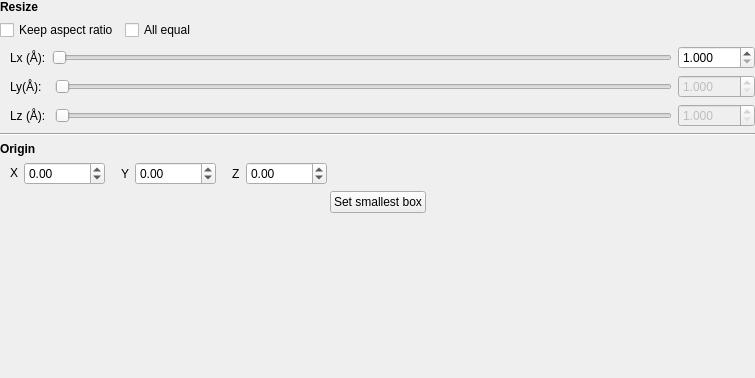
                 <widget class="QWidget" name="editBoxPage">
                  <property name="geometry">
                   <rect>
                    <x>0</x>
                    <y>0</y>
                    <width>755</width>
                    <height>378</height>
                   </rect>
                  </property>
                  <attribute name="label">
                   <string>Edit Box</string>
                  </attribute>
                  <layout class="QVBoxLayout" name="verticalLayout_6">
                   <property name="spacing">
                    <number>6</number>
                   </property>
                   <property name="leftMargin">
                    <number>0</number>
                   </property>
                   <property name="topMargin">
                    <number>0</number>
                   </property>
                   <property name="rightMargin">
                    <number>0</number>
                   </property>
                   <property name="bottomMargin">
                    <number>0</number>
                   </property>
                   <item>
                    <layout class="QVBoxLayout" name="verticalLayout_24">
                     <item>
                      <widget class="QLabel" name="resizeLabel_3">
                       <property name="font">
                        <font>
                         <weight>75</weight>
                         <bold>true</bold>
                        </font>
                       </property>
                       <property name="text">
                        <string>Resize</string>
                       </property>
                      </widget>
                     </item>
                     <item>
                      <layout class="QVBoxLayout" name="verticalLayout_25">
                       <item>
                        <layout class="QHBoxLayout" name="horizontalLayout_5">
                         <item>
                          <widget class="QCheckBox" name="ratioPCheckBox">
                           <property name="font">
                            <font>
                             <italic>false</italic>
                            </font>
                           </property>
                           <property name="text">
                            <string>Keep aspect ratio</string>
                           </property>
                           <property name="checked">
                            <bool>false</bool>
                           </property>
                          </widget>
                         </item>
                         <item>
                          <widget class="QCheckBox" name="equalCheckBox">
                           <property name="font">
                            <font>
                             <italic>false</italic>
                            </font>
                           </property>
                           <property name="text">
                            <string>All equal</string>
                           </property>
                          </widget>
                         </item>
                         <item>
                          <spacer name="horizontalSpacer_16">
                           <property name="orientation">
                            <enum>Qt::Horizontal</enum>
                           </property>
                           <property name="sizeHint" stdset="0">
                            <size>
                             <width>40</width>
                             <height>20</height>
                            </size>
                           </property>
                          </spacer>
                         </item>
                        </layout>
                       </item>
                       <item>
                        <layout class="QHBoxLayout" name="horizontalLayout_7"/>
                       </item>
                       <item>
                        <layout class="QHBoxLayout" name="horizontalLayout_11">
                         <item>
                          <spacer name="horizontalSpacer_18">
                           <property name="orientation">
                            <enum>Qt::Horizontal</enum>
                           </property>
                           <property name="sizeType">
                            <enum>QSizePolicy::Minimum</enum>
                           </property>
                           <property name="sizeHint" stdset="0">
                            <size>
                             <width>10</width>
                             <height>20</height>
                            </size>
                           </property>
                          </spacer>
                         </item>
                         <item>
                          <widget class="QLabel" name="lengthLabel_2">
                           <property name="enabled">
                            <bool>true</bool>
                           </property>
                           <property name="font">
                            <font>
                             <italic>false</italic>
                            </font>
                           </property>
                           <property name="text">
                            <string>Lx (Å):</string>
                           </property>
                          </widget>
                         </item>
                         <item>
                          <widget class="QSlider" name="lengthSlider">
                           <property name="enabled">
                            <bool>true</bool>
                           </property>
                           <property name="maximum">
                            <number>1000</number>
                           </property>
                           <property name="orientation">
                            <enum>Qt::Horizontal</enum>
                           </property>
                          </widget>
                         </item>
                         <item>
                          <widget class="QDoubleSpinBox" name="lengthDSpinner">
                           <property name="enabled">
                            <bool>true</bool>
                           </property>
                           <property name="font">
                            <font>
                             <italic>false</italic>
                            </font>
                           </property>
                           <property name="decimals">
                            <number>3</number>
                           </property>
                           <property name="minimum">
                            <double>1.000000000000000</double>
                           </property>
                           <property name="maximum">
                            <double>1000.000000000000000</double>
                           </property>
                           <property name="singleStep">
                            <double>1.000000000000000</double>
                           </property>
                          </widget>
                         </item>
                        </layout>
                       </item>
                       <item>
                        <layout class="QHBoxLayout" name="horizontalLayout_16">
                         <item>
                          <spacer name="horizontalSpacer_19">
                           <property name="orientation">
                            <enum>Qt::Horizontal</enum>
                           </property>
                           <property name="sizeType">
                            <enum>QSizePolicy::Minimum</enum>
                           </property>
                           <property name="sizeHint" stdset="0">
                            <size>
                             <width>10</width>
                             <height>20</height>
                            </size>
                           </property>
                          </spacer>
                         </item>
                         <item>
                          <widget class="QLabel" name="widthLabel_2">
                           <property name="enabled">
                            <bool>true</bool>
                           </property>
                           <property name="font">
                            <font>
                             <italic>false</italic>
                            </font>
                           </property>
                           <property name="text">
                            <string>Ly(Å):  </string>
                           </property>
                          </widget>
                         </item>
                         <item>
                          <widget class="QSlider" name="widthSlider">
                           <property name="enabled">
                            <bool>false</bool>
                           </property>
                           <property name="maximum">
                            <number>1000</number>
                           </property>
                           <property name="orientation">
                            <enum>Qt::Horizontal</enum>
                           </property>
                          </widget>
                         </item>
                         <item>
                          <widget class="QDoubleSpinBox" name="widthDSpinner">
                           <property name="enabled">
                            <bool>false</bool>
                           </property>
                           <property name="font">
                            <font>
                             <italic>false</italic>
                            </font>
                           </property>
                           <property name="decimals">
                            <number>3</number>
                           </property>
                           <property name="minimum">
                            <double>1.000000000000000</double>
                           </property>
                           <property name="maximum">
                            <double>1000.000000000000000</double>
                           </property>
                          </widget>
                         </item>
                        </layout>
                       </item>
                       <item>
                        <layout class="QHBoxLayout" name="horizontalLayout_17">
                         <item>
                          <spacer name="horizontalSpacer_20">
                           <property name="orientation">
                            <enum>Qt::Horizontal</enum>
                           </property>
                           <property name="sizeType">
                            <enum>QSizePolicy::Minimum</enum>
                           </property>
                           <property name="sizeHint" stdset="0">
                            <size>
                             <width>10</width>
                             <height>20</height>
                            </size>
                           </property>
                          </spacer>
                         </item>
                         <item>
                          <widget class="QLabel" name="heightLabel_2">
                           <property name="enabled">
                            <bool>true</bool>
                           </property>
                           <property name="font">
                            <font>
                             <italic>false</italic>
                            </font>
                           </property>
                           <property name="text">
                            <string>Lz (Å): </string>
                           </property>
                          </widget>
                         </item>
                         <item>
                          <widget class="QSlider" name="heightSlider">
                           <property name="enabled">
                            <bool>false</bool>
                           </property>
                           <property name="maximum">
                            <number>1000</number>
                           </property>
                           <property name="orientation">
                            <enum>Qt::Horizontal</enum>
                           </property>
                          </widget>
                         </item>
                         <item>
                          <widget class="QDoubleSpinBox" name="heightDSpinner">
                           <property name="enabled">
                            <bool>false</bool>
                           </property>
                           <property name="font">
                            <font>
                             <italic>false</italic>
                            </font>
                           </property>
                           <property name="decimals">
                            <number>3</number>
                           </property>
                           <property name="minimum">
                            <double>1.000000000000000</double>
                           </property>
                           <property name="maximum">
                            <double>1000.000000000000000</double>
                           </property>
                          </widget>
                         </item>
                        </layout>
                       </item>
                      </layout>
                     </item>
                     <item>
                      <widget class="Line" name="line_5">
                       <property name="orientation">
                        <enum>Qt::Horizontal</enum>
                       </property>
                      </widget>
                     </item>
                     <item>
                      <widget class="QLabel" name="movePerLabel_3">
                       <property name="font">
                        <font>
                         <weight>75</weight>
                         <bold>true</bold>
                        </font>
                       </property>
                       <property name="text">
                        <string>Origin</string>
                       </property>
                      </widget>
                     </item>
                     <item>
                      <layout class="QHBoxLayout" name="horizontalLayout_59">
                       <item>
                        <spacer name="horizontalSpacer_21">
                         <property name="orientation">
                          <enum>Qt::Horizontal</enum>
                         </property>
                         <property name="sizeType">
                          <enum>QSizePolicy::Minimum</enum>
                         </property>
                         <property name="sizeHint" stdset="0">
                          <size>
                           <width>10</width>
                           <height>20</height>
                          </size>
                         </property>
                        </spacer>
                       </item>
                       <item>
                        <widget class="QLabel" name="perXLabel_2">
                         <property name="sizePolicy">
                          <sizepolicy hsizetype="Fixed" vsizetype="Fixed">
                           <horstretch>0</horstretch>
                           <verstretch>0</verstretch>
                          </sizepolicy>
                         </property>
                         <property name="font">
                          <font>
                           <italic>false</italic>
                          </font>
                         </property>
                         <property name="text">
                          <string>X</string>
                         </property>
                        </widget>
                       </item>
                       <item>
                        <widget class="QDoubleSpinBox" name="perXSpinner">
                         <property name="sizePolicy">
                          <sizepolicy hsizetype="Fixed" vsizetype="Fixed">
                           <horstretch>0</horstretch>
                           <verstretch>0</verstretch>
                          </sizepolicy>
                         </property>
                         <property name="font">
                          <font>
                           <italic>false</italic>
                          </font>
                         </property>
                         <property name="minimum">
                          <double>-10000.000000000000000</double>
                         </property>
                         <property name="maximum">
                          <double>10000.000000000000000</double>
                         </property>
                        </widget>
                       </item>
                       <item>
                        <spacer name="horizontalSpacer_22">
                         <property name="orientation">
                          <enum>Qt::Horizontal</enum>
                         </property>
                         <property name="sizeType">
                          <enum>QSizePolicy::Minimum</enum>
                         </property>
                         <property name="sizeHint" stdset="0">
                          <size>
                           <width>10</width>
                           <height>20</height>
                          </size>
                         </property>
                        </spacer>
                       </item>
                       <item>
                        <widget class="QLabel" name="perYLabel_2">
                         <property name="font">
                          <font>
                           <italic>false</italic>
                          </font>
                         </property>
                         <property name="text">
                          <string>Y</string>
                         </property>
                        </widget>
                       </item>
                       <item>
                        <widget class="QDoubleSpinBox" name="perYSpinner">
                         <property name="font">
                          <font>
                           <italic>false</italic>
                          </font>
                         </property>
                         <property name="minimum">
                          <double>-10000.000000000000000</double>
                         </property>
                         <property name="maximum">
                          <double>10000.000000000000000</double>
                         </property>
                        </widget>
                       </item>
                       <item>
                        <spacer name="horizontalSpacer_23">
                         <property name="orientation">
                          <enum>Qt::Horizontal</enum>
                         </property>
                         <property name="sizeType">
                          <enum>QSizePolicy::Minimum</enum>
                         </property>
                         <property name="sizeHint" stdset="0">
                          <size>
                           <width>10</width>
                           <height>20</height>
                          </size>
                         </property>
                        </spacer>
                       </item>
                       <item>
                        <widget class="QLabel" name="perZLabel_2">
                         <property name="sizePolicy">
                          <sizepolicy hsizetype="Fixed" vsizetype="Preferred">
                           <horstretch>0</horstretch>
                           <verstretch>0</verstretch>
                          </sizepolicy>
                         </property>
                         <property name="font">
                          <font>
                           <italic>false</italic>
                          </font>
                         </property>
                         <property name="text">
                          <string>Z</string>
                         </property>
                        </widget>
                       </item>
                       <item>
                        <widget class="QDoubleSpinBox" name="perZSpinner">
                         <property name="sizePolicy">
                          <sizepolicy hsizetype="Fixed" vsizetype="Fixed">
                           <horstretch>0</horstretch>
                           <verstretch>0</verstretch>
                          </sizepolicy>
                         </property>
                         <property name="font">
                          <font>
                           <italic>false</italic>
                          </font>
                         </property>
                         <property name="minimum">
                          <double>-10000.000000000000000</double>
                         </property>
                         <property name="maximum">
                          <double>10000.000000000000000</double>
                         </property>
                        </widget>
                       </item>
                       <item>
                        <spacer name="horizontalSpacer_24">
                         <property name="orientation">
                          <enum>Qt::Horizontal</enum>
                         </property>
                         <property name="sizeHint" stdset="0">
                          <size>
                           <width>40</width>
                           <height>20</height>
                          </size>
                         </property>
                        </spacer>
                       </item>
                      </layout>
                     </item>
                     <item>
                      <layout class="QHBoxLayout" name="horizontalLayout_60">
                       <item>
                        <spacer name="horizontalSpacer_25">
                         <property name="orientation">
                          <enum>Qt::Horizontal</enum>
                         </property>
                         <property name="sizeHint" stdset="0">
                          <size>
                           <width>40</width>
                           <height>20</height>
                          </size>
                         </property>
                        </spacer>
                       </item>
                       <item>
                        <widget class="QPushButton" name="setMinBoxButton">
                         <property name="font">
                          <font>
                           <italic>false</italic>
                          </font>
                         </property>
                         <property name="text">
                          <string>Set smallest box</string>
                         </property>
                         <property name="autoDefault">
                          <bool>false</bool>
                         </property>
                        </widget>
                       </item>
                       <item>
                        <spacer name="horizontalSpacer_26">
                         <property name="orientation">
                          <enum>Qt::Horizontal</enum>
                         </property>
                         <property name="sizeHint" stdset="0">
                          <size>
                           <width>40</width>
                           <height>20</height>
                          </size>
                         </property>
                        </spacer>
                       </item>
                      </layout>
                     </item>
                     <item>
                      <spacer name="verticalSpacer_6">
                       <property name="orientation">
                        <enum>Qt::Vertical</enum>
                       </property>
                       <property name="sizeHint" stdset="0">
                        <size>
                         <width>20</width>
                         <height>40</height>
                        </size>
                       </property>
                      </spacer>
                     </item>
                    </layout>
                   </item>
                  </layout>
                 </widget>
